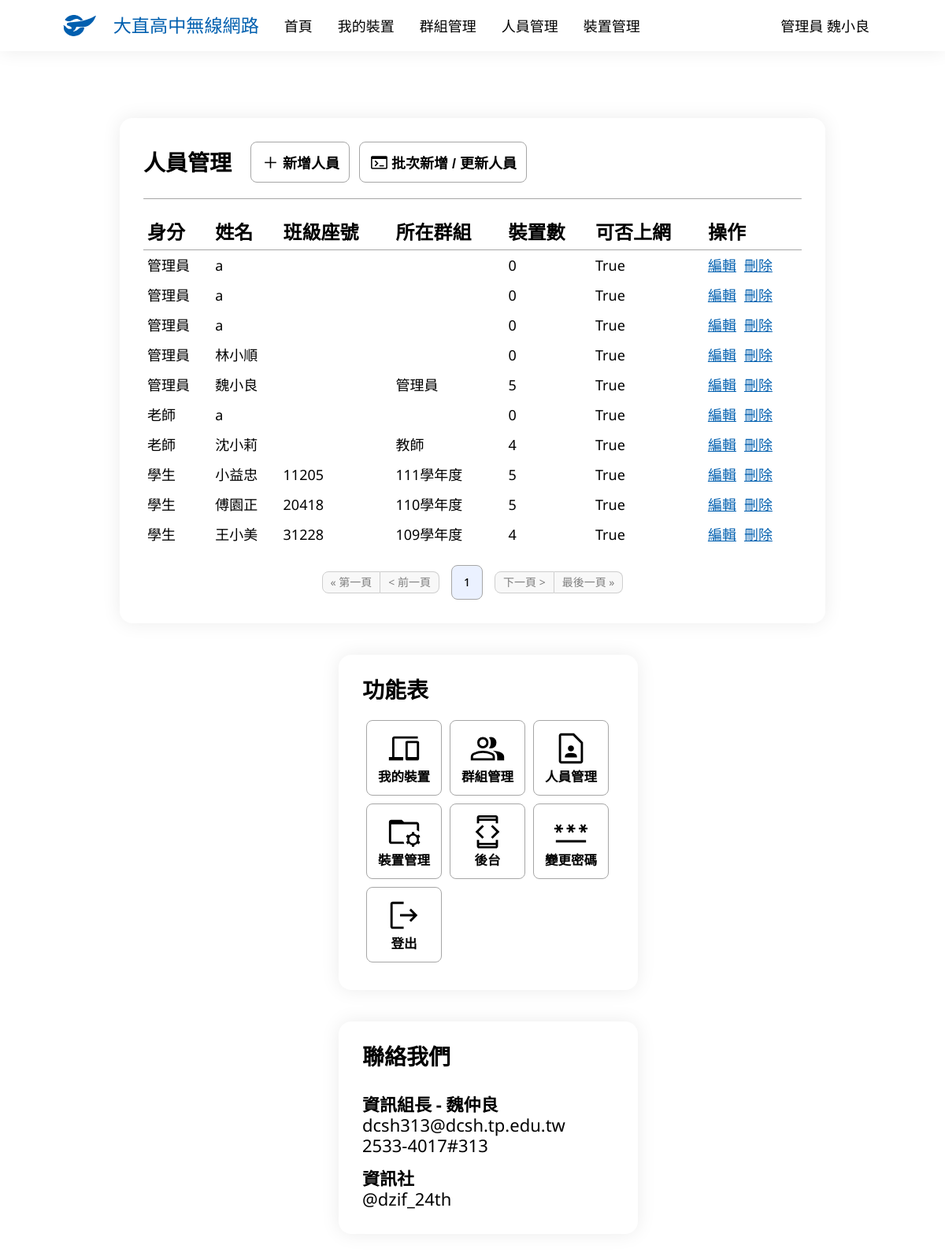
The page /user/ (signed in) on the database as committed earlier.
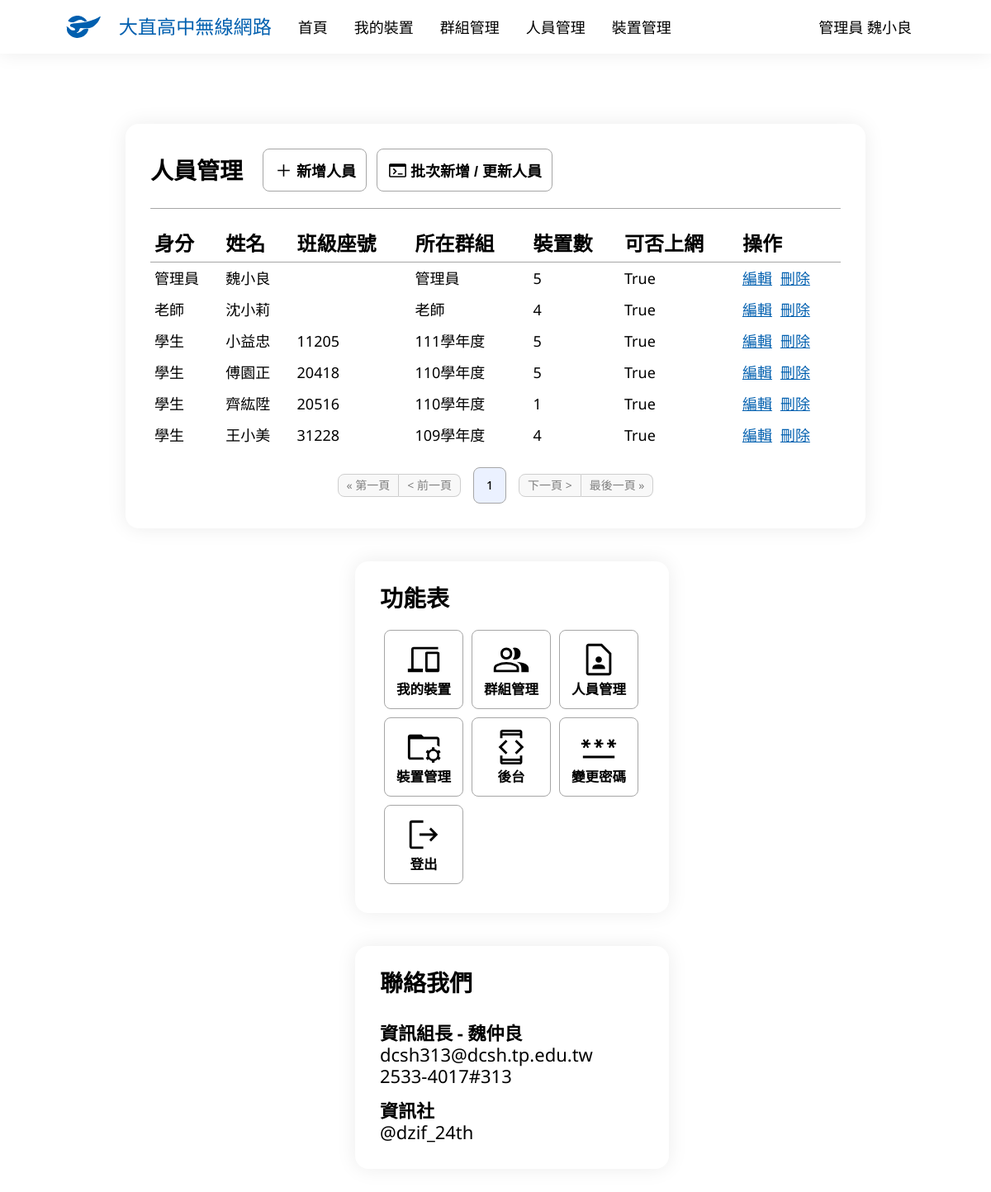
The same page on the database as committed later.
### main/models.py (models this page shows, shortened)
class UserInfo(models.Model):
    UserData = models.OneToOneField(User, verbose_name='身分', on_delete=models.CASCADE)
    USERTYPES = [
        (0, '管理員'),
        (1, '老師'),
        (2, '學生')
    ]
    UserType = models.IntegerField('使用者類別', choices=USERTYPES)
    Name = models.CharField('姓名', max_length=75)
    StuId = models.IntegerField('學號', default=0)
    Email = models.EmailField('Email', blank=True, null=True)
    GRADES = [
        (0, '無'),
        (7, '七年級'),
        (8, '八年級'),
        (9, '九年級'),
        (1, '高一'),
        (2, '高二'),
        (3, '高三')
    ]
    Grade = models.IntegerField('年級', choices=GRADES, default=0)
    Class = models.IntegerField('班級', default=0)
    SeatNumber = models.IntegerField('座號', default=0)
    Internet = models.BooleanField('可否上網', default=True)
    Note = models.TextField('備註', blank=True, null=True)
    def __str__(self):
        if self.UserType == 0:
            return f'管理員 {self.Name}'
        elif self.UserType == 1:
            return f'教師 {self.Name}'
        else:
            return f'{self.Grade}{self.Class:02d}{self.SeatNumber:02d} {self.Name}'

class Group(models.Model):
    Name = models.CharField('群組名稱', max_length=100)
    UserData = models.ManyToManyField(UserInfo, verbose_name="身分")
    Internet = models.BooleanField('可否上網', default=True)
    Note = models.TextField('備註', blank=True, null=True)

### main/views.py (the view)
# urls.py: path('user/', UserManaging.as_view(), name='user_managing'),
class UserManaging(PermissionRequiredMixin, LoginRequiredMixin, ListView):
    model = UserInfo
    ordering = ['UserType', 'Grade', 'Class', 'SeatNumber', 'Name']
    paginate_by = 20
    permission_required = ['main.can_assess', 'main.admin']
    def get_context_data(self, **kwargs):
        context = super().get_context_data(**kwargs)
        if self.request.user.is_authenticated:
            context['now_user'] = UserInfo.objects.get(UserData=self.request.user)
        else:
            context['now_user'] = ''
        context['Group'] = Group.objects.all()
        context['Device'] = Device.objects.all()
        return context
    context_object_name = 'members'
    template_name = 'user_managing.html'

### main/templatetags/get_device_count.py (called while the page is built)
@register.filter
def get_device_count(device, userdata):
    return device.filter(Owner=userdata).count()

### main/templatetags/get_userdata.py (called while the page is built)
@register.filter
def get_userdata(group, userdata):
    try:
        return group.get(UserData=userdata).Name
    except:
        return ""

### main/templatetags/get_userdata_obj.py (called while the page is built)
@register.filter
def get_userdata_obj(group, userdata):
    try:
        return group.get(UserData=userdata).id
    except:
        return group.all()[0].id

### templates/user_managing.html (shortened to what the changed rows need)
{% extends 'base.html' %}
{% load get_userdata %}
{% load get_userdata_obj %}
{% load get_device_count %}
{% block body %}
<div class="container">
    <table>
        <tr>
            <th>身分</th>
            <th>姓名</th>
            <th>班級座號</th>
            <th>所在群組</th>
            <th>裝置數</th>
            <th>可否上網</th>
            <th>操作</th>
        </tr>
        {% for member in members %}
            <tr>
                <td>
                    {% if member.UserType == 2 %}
                        學生
                    {% elif member.UserType == 1 %}
                        老師
                    {% else %}
                        管理員
                    {% endif %}
                </td>
                <td>
                    {{ member.Name }}
                </td>
                <td>
                    {% if member.UserType == 2 %}
                        {{ member.Grade }}{{ member.Class|stringformat:"02i" }}{{ member.SeatNumber|stringformat:"02i" }}
                    {% endif %}
                </td>
                <td>
                    <a href="{% url 'group_edit' Group|get_userdata_obj:member %}">
                        {{ Group|get_userdata:member }}
                    </a>
                </td>
                <td>
                    {{ Device|get_device_count:member }}
                </td>
                <td>
                    {{ member.Internet }}
                </td>
                <td class="function">
                    <a href="{% url 'user_edit' member.id %}">
                        <p class="movement">編輯</p>
                    </a>
                    <a href="{% url 'user_delete' member.UserData.id %}">
                        <p class="movement">刪除</p>
                    </a>
                </td>
            </tr>
        {% endfor %}
    </table>
    <div class="pagination">
        {% if 0 < page_obj.number|add:"-2"%}
            {% if page_obj.number|add:"3" <= page_obj.paginator.num_pages %}
                {% for page_cnt in page_obj.paginator %}
                    {% if page_obj.number|add:"-2" <= forloop.counter and forloop.counter < page_obj.number|add:"3" %}
                        {% if page_obj.number == forloop.counter %}
                            <a class="page now" href="?page={{forloop.counter}}">
                                <p>{{ forloop.counter }}</p>
                            </a>
                        {% else %}
                            <a class="page" href="?page={{forloop.counter}}">
                                <p>{{ forloop.counter }}</p>
                            </a>
                        {% endif %}
                    {% endif %}
                {% endfor %}
            {% else %}
                {% for page_cnt in page_obj.paginator %}
                    {% if page_obj.paginator.num_pages|add:"-5" < forloop.counter and forloop.counter <= page_obj.paginator.num_pages %}
                        {% if page_obj.number == forloop.counter %}
                            <a class="page now" href="?page={{forloop.counter}}">
                                <p>{{ forloop.counter }}</p>
                            </a>
                        {% else %}
                            <a class="page" href="?page={{forloop.counter}}">
                                <p>{{ forloop.counter }}</p>
                            </a>
                        {% endif %}
                    {% endif %}
                {% endfor %}
            {% endif %}
        {% else %}
            {% for page_cnt in page_obj.paginator %}
                {% if forloop.counter <= 5 %}
                    {% if page_obj.number == forloop.counter %}
                        <a class="page now" href="?page={{forloop.counter}}">
                            <p>{{ forloop.counter }}</p>
                        </a>
                    {% else %}
                        <a class="page" href="?page={{forloop.counter}}">
                            <p>{{ forloop.counter }}</p>
                        </a>
                    {% endif %}
                {% endif %}
            {% endfor %}
        {% endif %}
    </div>
</div>
{% endblock body %}

### templates/base.html (shortened to what the changed rows need)
{% load static %}
<!DOCTYPE html>
<html lang="zh-Hant-TW">
<head>
    <link rel="stylesheet" href="{% static 'css/style.css' %}">
</head>
<body>
    <nav>
        <ul class="navbar">
            {% if user.is_authenticated %}
                <a href="{% url 'device_managing' %}" class="nav-ani">
                    <li>
                        <p>我的裝置</p>
                    </li>
                </a>
                {% if perms.main.admin %}
                    <a href="{% url 'group_managing' %}" class="nav-ani">
                        <li>
                            <p>群組管理</p>
                        </li>
                    </a>
                    <a href="{% url 'user_managing' %}" class="nav-ani">
                        <li>
                            <p>人員管理</p>
                        </li>
                    </a>
                    <a href="{% url 'manage' %}" class="nav-ani">
                        <li>
                            <p>裝置管理</p>
                        </li>
                    </a>
                {% endif %}
                <li class="dropdown">
                    <a class="nav-ani">{{ now_user }}</a>
                </li>
            {% endif %}
        </ul>
    </nav>
    <div class="content">
        <div class="main">
            {% block body %}{% endblock body %}
        </div>
    </div>
</body>
</html>

Rows that differ between the two databases and show on the page:
removed UserInfo: UserType "管理員", Name "a", id "0", Internet "True"
removed UserInfo: UserType "管理員", Name "a", id "0", Internet "True"
removed UserInfo: UserType "管理員", Name "a", id "0", Internet "True"
removed UserInfo: UserType "管理員", Name "林小順", id "0", Internet "True"
removed UserInfo: UserType "老師", Name "a", id "0", Internet "True"
changed through a linked row, UserInfo "沈小莉": id.Name "教師" → "老師"
added UserInfo: UserType "學生", Name "齊紘陞", Grade "2", Class "05", SeatNumber "16", id.Name "110學年度", id "1", Internet "True"
